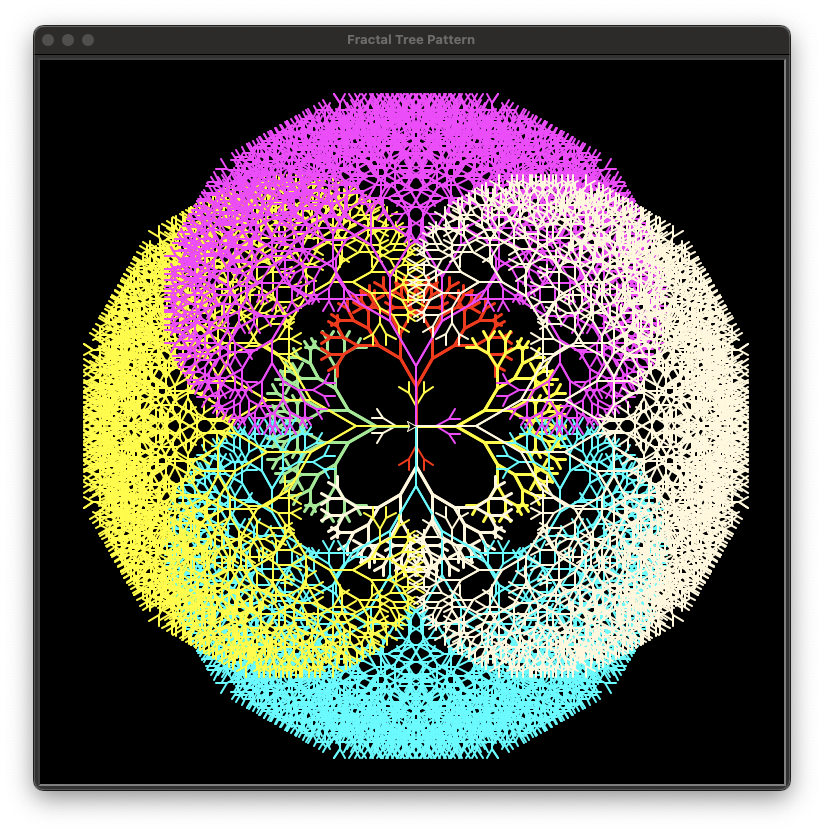

This figure's Python source:
# Developer - Tonumoy Mukherjee


import turtle as tu


roo = tu.Turtle() #Turtle object
wn = tu.Screen() #Screen Object
wn.bgcolor("black") #Screen Bg color
wn.title("Fractal Tree Pattern")
roo.left(90) #moving the turtle 90 degrees towards left
roo.speed(20)#setting the speed of the turtle


def  draw(l): #recursive function taking length 'l' as argument
    if(l<10):
        return
    else:

        roo.pensize(2) #Setting Pensize
        roo.pencolor("yellow") #Setting Pencolor as yellow
        roo.forward(l) #moving turtle forward by 'l'
        roo.left(30) #moving the turtle 30 degrees towards left
        draw(3*l/4) #drawing a fractal on the left of the turtle object 'roo' with 3/4th of its length
        roo.right(60) #moving the turtle 60 degrees towards right
        draw(3*l/4) #drawing a fractal on the right of the turtle object 'roo' with 3/4th of its length
        roo.left(30) #moving the turtle 30 degrees towards left
        roo.pensize(2)
        roo.backward(l) #returning the turtle back to its original psition

draw (20) # drawing 20 times

roo.right(90)
roo.speed(2000)

#recursion
def  draw(l):
    if(l<10):
        return
    else:
        roo.pensize(2)
        roo.pencolor("magenta") #magenta
        roo.forward(l)
        roo.left(30)
        draw(3*l/4)
        roo.right(60)
        draw(3*l/4)
        roo.left(30)
        roo.pensize(2)
        roo.backward(l)

draw (20)


roo.left(270)
roo.speed(2000)

#recursion
def  draw(l):
    if(l<10):
        return
    else:
        roo.pensize(2)
        roo.pencolor("red") #red
        roo.forward(l)
        roo.left(30)
        draw(3*l/4)
        roo.right(60)
        draw(3*l/4)
        roo.left(30)
        roo.pensize(2)
        roo.backward(l)

draw (20)

roo.right(90)
roo.speed(2000)

#recursion
def  draw(l):
    if(l<10):
        return
    else:
        roo.pensize(2)
        roo.pencolor('#FFF8DC') #white
        roo.forward(l)
        roo.left(30)
        draw(3*l/4)
        roo.right(60)
        draw(3*l/4)
        roo.left(30)
        roo.pensize(2)
        roo.backward(l)

draw(20)
########################################################

def  draw(l):
    if(l<10):
        return
    else:

        roo.pensize(3)
        roo.pencolor("lightgreen") #lightgreen
        roo.forward(l)
        roo.left(30)
        draw(4*l/5)
        roo.right(60)
        draw(4*l/5)
        roo.left(30)
        roo.pensize(3)
        roo.backward(l)

draw (40)

roo.right(90)
roo.speed(2000)

#recursion
def  draw(l):
    if(l<10):
        return
    else:
        roo.pensize(3)
        roo.pencolor("red") #red
        roo.forward(l)
        roo.left(30)
        draw(4*l/5)
        roo.right(60)
        draw(4*l/5)
        roo.left(30)
        roo.pensize(3)
        roo.backward(l)

draw (40)


roo.left(270)
roo.speed(2000)

#recursion
def  draw(l):
    if(l<10):
        return
    else:
        roo.pensize(3)
        roo.pencolor("yellow") #yellow
        roo.forward(l)
        roo.left(30)
        draw(4*l/5)
        roo.right(60)
        draw(4*l/5)
        roo.left(30)
        roo.pensize(3)
        roo.backward(l)

draw (40)

roo.right(90)
roo.speed(2000)

#recursion
def  draw(l):
    if(l<10):
        return
    else:
        roo.pensize(3)
        roo.pencolor('#FFF8DC') #white
        roo.forward(l)
        roo.left(30)
        draw(4*l/5)
        roo.right(60)
        draw(4*l/5)
        roo.left(30)
        roo.pensize(3)
        roo.backward(l)

draw (40)

########################################################
def  draw(l):
    if(l<10):
        return
    else:
        
        roo.pensize(2)
        roo.pencolor("cyan") #cyan
        roo.forward(l)
        roo.left(30)
        draw(6*l/7)
        roo.right(60)
        draw(6*l/7)
        roo.left(30)
        roo.pensize(2)
        roo.backward(l)
        
draw (60)

roo.right(90)
roo.speed(2000)

#recursion
def  draw(l):
    if(l<10):
        return
    else:
        roo.pensize(2)
        roo.pencolor("yellow") #yellow
        roo.forward(l)
        roo.left(30)
        draw(6*l/7)
        roo.right(60)
        draw(6*l/7)
        roo.left(30)
        roo.pensize(2)
        roo.backward(l)
        
draw (60)


roo.left(270)
roo.speed(2000)

#recursion
def  draw(l):
    if(l<10):
        return
    else:
        roo.pensize(2)
        roo.pencolor("magenta") #magenta
        roo.forward(l)
        roo.left(30)
        draw(6*l/7)
        roo.right(60)
        draw(6*l/7)
        roo.left(30)
        roo.pensize(2)
        roo.backward(l)
        
draw (60)

roo.right(90)
roo.speed(2000)

#recursion
def  draw(l):
    if(l<10):
        return
    else:
        roo.pensize(2)
        roo.pencolor('#FFF8DC') #white
        roo.forward(l)
        roo.left(30)
        draw(6*l/7)
        roo.right(60)
        draw(6*l/7)
        roo.left(30)
        roo.pensize(2)
        roo.backward(l)
draw(60)
wn.exitonclick()
